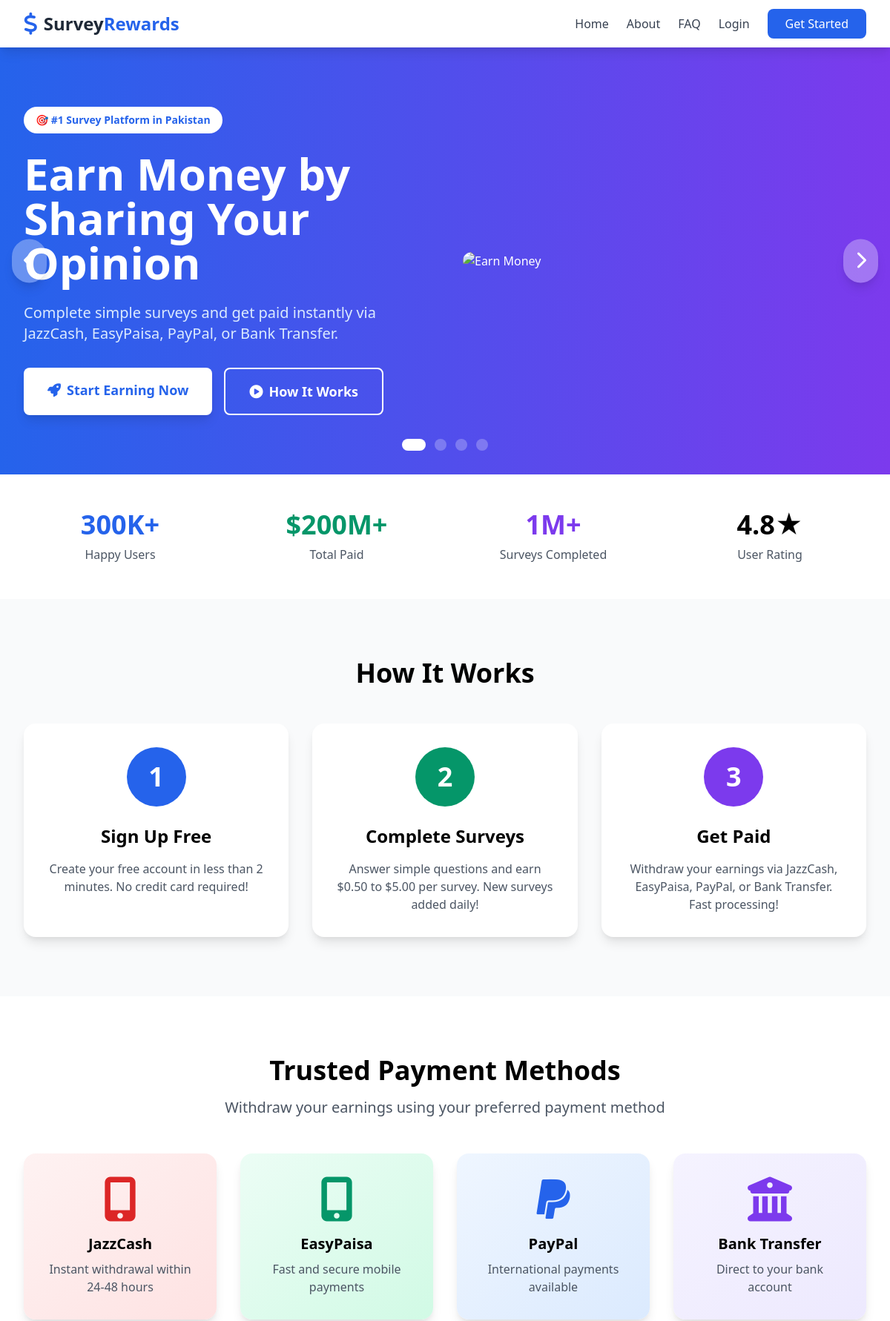
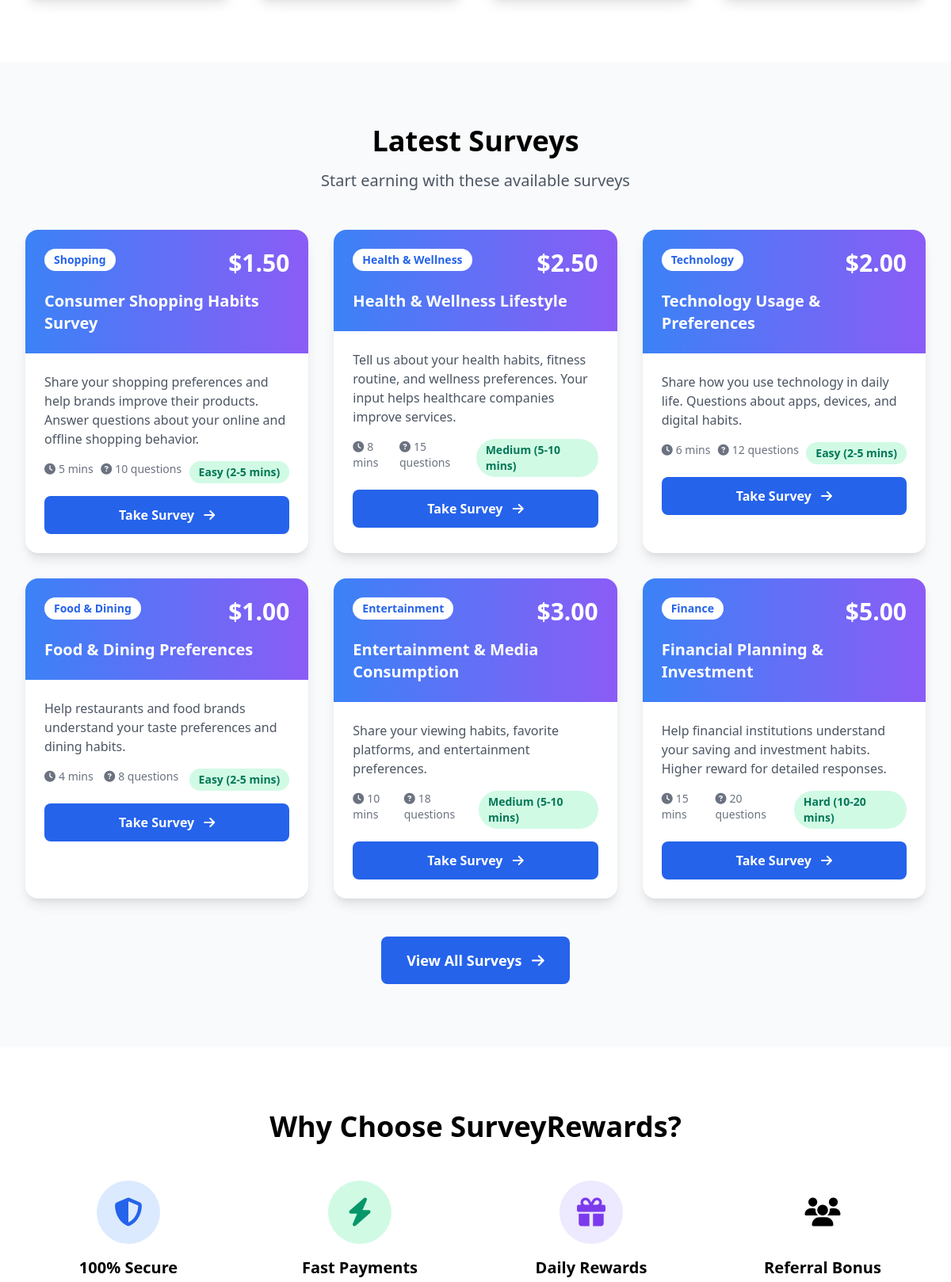
The page / (upper part) on the database its author committed (2 pictures, top to bottom).
### surveys/models.py (models this page shows, shortened)
class Survey(models.Model):
    CATEGORY_CHOICES = [
        ('health', 'Health & Wellness'),
        ('tech', 'Technology'),
        ('shopping', 'Shopping'),
        ('finance', 'Finance'),
        ('education', 'Education'),
        ('entertainment', 'Entertainment'),
        ('food', 'Food & Dining'),
        ('travel', 'Travel'),
        ('general', 'General'),
    ]
    DIFFICULTY_CHOICES = [
        ('easy', 'Easy (2-5 mins)'),
        ('medium', 'Medium (5-10 mins)'),
        ('hard', 'Hard (10-20 mins)'),
    ]
    title = models.CharField(max_length=255)
    description = models.TextField()
    category = models.CharField(max_length=50, choices=CATEGORY_CHOICES, default='general')
    difficulty = models.CharField(max_length=20, choices=DIFFICULTY_CHOICES, default='easy')
    reward = models.DecimalField(max_digits=10, decimal_places=2)
    estimated_time = models.IntegerField(help_text="Estimated time in minutes")
    questions_count = models.IntegerField(default=10)
    is_active = models.BooleanField(default=True)
    max_participants = models.IntegerField(null=True, blank=True)
    current_participants = models.IntegerField(default=0)
    created_at = models.DateTimeField(auto_now_add=True)
    expires_at = models.DateTimeField(null=True, blank=True)

### core/views.py (the view)
# urls.py: path('', views.home, name='home'),
def home(request):
    surveys = Survey.objects.filter(is_active=True)[:6]
    context = {
        'surveys': surveys,
    }
    return render(request, 'core/home.html', context)

### templates/core/home.html (shortened to what this page needs)
{% extends 'base.html' %}
{% load static %}
{% block content %}
<section class="relative overflow-hidden">
    <div id="heroSlideshow" class="relative">
        <div class="slide active bg-gradient-to-r from-blue-600 to-purple-600 text-white py-20 min-h-[600px] flex items-center">
            <div class="max-w-7xl mx-auto px-4 sm:px-6 lg:px-8 w-full">
                <div class="grid grid-cols-1 md:grid-cols-2 gap-12 items-center">
                    <div class="animate__animated animate__fadeInLeft">
                        <span class="inline-block bg-white text-blue-600 px-4 py-2 rounded-full text-sm font-semibold mb-6">🎯 #1 Survey Platform in Pakistan</span>
                        <h1 class="text-5xl md:text-6xl font-bold mb-6 leading-tight">Earn Money by Sharing Your Opinion</h1>
                        <p class="text-xl mb-8 text-blue-100">Complete simple surveys and get paid instantly via JazzCash, EasyPaisa, PayPal, or Bank Transfer.</p>
                        <div class="flex flex-col sm:flex-row space-y-4 sm:space-y-0 sm:space-x-4">
                            <a href="{% url 'register' %}" class="bg-white text-blue-600 px-8 py-4 rounded-lg font-bold text-lg hover:bg-gray-100 transition shadow-lg text-center">
                                <i class="fas fa-rocket mr-2"></i>Start Earning Now
                            </a>
                            <a href="#how-it-works" class="border-2 border-white text-white px-8 py-4 rounded-lg font-bold text-lg hover:bg-white hover:text-blue-600 transition text-center">
                                <i class="fas fa-play-circle mr-2"></i>How It Works
                            </a>
                        </div>
                    </div>
                    <div class="hidden md:block">
                        <img src="https://images.unsplash.com/photo-1551836022-d5d88e9218df?w=600&h=500&fit=crop" alt="Earn Money" class="rounded-2xl shadow-2xl transform hover:scale-105 transition duration-500">
                    </div>
                </div>
            </div>
        </div>
    </div>
    <button id="prevSlide" class="absolute left-4 top-1/2 transform -translate-y-1/2 bg-white bg-opacity-30 hover:bg-opacity-50 text-white p-4 rounded-full shadow-lg transition backdrop-blur-sm">
        <i class="fas fa-chevron-left text-2xl"></i>
    </button>
    <button id="nextSlide" class="absolute right-4 top-1/2 transform -translate-y-1/2 bg-white bg-opacity-30 hover:bg-opacity-50 text-white p-4 rounded-full shadow-lg transition backdrop-blur-sm">
        <i class="fas fa-chevron-right text-2xl"></i>
    </button>
    <div class="absolute bottom-8 left-1/2 transform -translate-x-1/2 flex space-x-3">
        <button class="slide-dot active w-4 h-4 rounded-full bg-white transition-all duration-300" data-slide="0"></button>
        <button class="slide-dot w-4 h-4 rounded-full bg-white bg-opacity-50 transition-all duration-300" data-slide="1"></button>
        <button class="slide-dot w-4 h-4 rounded-full bg-white bg-opacity-50 transition-all duration-300" data-slide="2"></button>
        <button class="slide-dot w-4 h-4 rounded-full bg-white bg-opacity-50 transition-all duration-300" data-slide="3"></button>
    </div>
</section>
<section class="py-12 bg-white shadow-md">
    <div class="max-w-7xl mx-auto px-4 sm:px-6 lg:px-8">
        <div class="grid grid-cols-2 md:grid-cols-4 gap-8 text-center">
            <div>
                <p class="text-4xl font-bold text-blue-600">300K+</p>
                <p class="text-gray-600 mt-2">Happy Users</p>
            </div>
            <div>
                <p class="text-4xl font-bold text-green-600">$200M+</p>
                <p class="text-gray-600 mt-2">Total Paid</p>
            </div>
            <div>
                <p class="text-4xl font-bold text-purple-600">1M+</p>
                <p class="text-gray-600 mt-2">Surveys Completed</p>
            </div>
            <div>
                <p class="text-4xl font-bold text-orange-600">4.8★</p>
                <p class="text-gray-600 mt-2">User Rating</p>
            </div>
        </div>
    </div>
</section>
<section id="how-it-works" class="py-20 bg-gray-50">
    <div class="max-w-7xl mx-auto px-4 sm:px-6 lg:px-8">
        <h2 class="text-4xl font-bold text-center mb-12">How It Works</h2>
        <div class="grid grid-cols-1 md:grid-cols-3 gap-8">
            <div class="bg-white p-8 rounded-2xl shadow-lg text-center hover:shadow-2xl transition">
                <div class="bg-blue-600 text-white w-20 h-20 rounded-full flex items-center justify-center mx-auto mb-6 text-4xl font-bold">
                    1
                </div>
                <h3 class="text-2xl font-bold mb-4">Sign Up Free</h3>
                <p class="text-gray-600">Create your free account in less than 2 minutes. No credit card required!</p>
            </div>
            <div class="bg-white p-8 rounded-2xl shadow-lg text-center hover:shadow-2xl transition">
                <div class="bg-green-600 text-white w-20 h-20 rounded-full flex items-center justify-center mx-auto mb-6 text-4xl font-bold">
                    2
                </div>
                <h3 class="text-2xl font-bold mb-4">Complete Surveys</h3>
                <p class="text-gray-600">Answer simple questions and earn $0.50 to $5.00 per survey. New surveys added daily!</p>
            </div>
            <div class="bg-white p-8 rounded-2xl shadow-lg text-center hover:shadow-2xl transition">
                <div class="bg-purple-600 text-white w-20 h-20 rounded-full flex items-center justify-center mx-auto mb-6 text-4xl font-bold">
                    3
                </div>
                <h3 class="text-2xl font-bold mb-4">Get Paid</h3>
                <p class="text-gray-600">Withdraw your earnings via JazzCash, EasyPaisa, PayPal, or Bank Transfer. Fast processing!</p>
            </div>
        </div>
    </div>
</section>
<section class="py-20 bg-white">
    <div class="max-w-7xl mx-auto px-4 sm:px-6 lg:px-8">
        <h2 class="text-4xl font-bold text-center mb-4">Trusted Payment Methods</h2>
        <p class="text-xl text-center text-gray-600 mb-12">Withdraw your earnings using your preferred payment method</p>
        <div class="grid grid-cols-2 md:grid-cols-4 gap-8">
            <div class="bg-gradient-to-br from-red-50 to-red-100 p-8 rounded-2xl text-center shadow-lg hover:shadow-2xl transition">
                <i class="fas fa-mobile-alt text-6xl text-red-600 mb-4"></i>
                <h3 class="text-xl font-bold mb-2">JazzCash</h3>
                <p class="text-gray-600">Instant withdrawal within 24-48 hours</p>
            </div>
            <div class="bg-gradient-to-br from-green-50 to-green-100 p-8 rounded-2xl text-center shadow-lg hover:shadow-2xl transition">
                <i class="fas fa-mobile-alt text-6xl text-green-600 mb-4"></i>
                <h3 class="text-xl font-bold mb-2">EasyPaisa</h3>
                <p class="text-gray-600">Fast and secure mobile payments</p>
            </div>
            <div class="bg-gradient-to-br from-blue-50 to-blue-100 p-8 rounded-2xl text-center shadow-lg hover:shadow-2xl transition">
                <i class="fab fa-paypal text-6xl text-blue-600 mb-4"></i>
                <h3 class="text-xl font-bold mb-2">PayPal</h3>
                <p class="text-gray-600">International payments available</p>
            </div>
            <div class="bg-gradient-to-br from-purple-50 to-purple-100 p-8 rounded-2xl text-center shadow-lg hover:shadow-2xl transition">
                <i class="fas fa-university text-6xl text-purple-600 mb-4"></i>
                <h3 class="text-xl font-bold mb-2">Bank Transfer</h3>
                <p class="text-gray-600">Direct to your bank account</p>
            </div>
        </div>
    </div>
</section>
{% if surveys %}
<section class="py-20 bg-gray-50">
    <div class="max-w-7xl mx-auto px-4 sm:px-6 lg:px-8">
        <h2 class="text-4xl font-bold text-center mb-4">Latest Surveys</h2>
        <p class="text-xl text-center text-gray-600 mb-12">Start earning with these available surveys</p>
        <div class="grid grid-cols-1 md:grid-cols-3 gap-8">
            {% for survey in surveys %}
            <div class="bg-white rounded-2xl shadow-lg overflow-hidden hover:shadow-2xl transition transform hover:-translate-y-2">
                <div class="bg-gradient-to-r from-blue-500 to-purple-500 p-6 text-white">
                    <div class="flex justify-between items-start mb-4">
                        <span class="bg-white text-blue-600 px-3 py-1 rounded-full text-sm font-semibold">{{ survey.get_category_display }}</span>
                        <span class="text-3xl font-bold">${{ survey.reward }}</span>
                    </div>
                    <h3 class="text-xl font-bold">{{ survey.title }}</h3>
                </div>
                <div class="p-6">
                    <p class="text-gray-600 mb-4">{{ survey.description|truncatewords:20 }}</p>
                    <div class="flex justify-between text-sm text-gray-500 mb-4">
                        <span><i class="fas fa-clock mr-1"></i>{{ survey.estimated_time }} mins</span>
                        <span><i class="fas fa-question-circle mr-1"></i>{{ survey.questions_count }} questions</span>
                        <span class="bg-green-100 text-green-700 px-3 py-1 rounded-full font-semibold">{{ survey.get_difficulty_display }}</span>
                    </div>
                    <a href="{% url 'register' %}" class="block text-center bg-blue-600 hover:bg-blue-700 text-white py-3 rounded-lg font-semibold transition">
                        Take Survey <i class="fas fa-arrow-right ml-2"></i>
                    </a>
                </div>
            </div>
            {% endfor %}
        </div>
        <div class="text-center mt-12">
            <a href="{% url 'register' %}" class="inline-block bg-blue-600 hover:bg-blue-700 text-white px-8 py-4 rounded-lg font-bold text-lg transition">
                View All Surveys <i class="fas fa-arrow-right ml-2"></i>
            </a>
        </div>
    </div>
</section>
{% endif %}
<section class="py-20 bg-white">
    <div class="max-w-7xl mx-auto px-4 sm:px-6 lg:px-8">
        <h2 class="text-4xl font-bold text-center mb-12">Why Choose SurveyRewards?</h2>
        <div class="grid grid-cols-1 md:grid-cols-2 lg:grid-cols-4 gap-8">
            <div class="text-center">
                <div class="bg-blue-100 w-20 h-20 rounded-full flex items-center justify-center mx-auto mb-4">
                    <i class="fas fa-shield-alt text-4xl text-blue-600"></i>
                </div>
                <h3 class="text-xl font-bold mb-2">100% Secure</h3>
            </div>
            <div class="text-center">
                <div class="bg-green-100 w-20 h-20 rounded-full flex items-center justify-center mx-auto mb-4">
                    <i class="fas fa-bolt text-4xl text-green-600"></i>
                </div>
                <h3 class="text-xl font-bold mb-2">Fast Payments</h3>
            </div>
            <div class="text-center">
                <div class="bg-purple-100 w-20 h-20 rounded-full flex items-center justify-center mx-auto mb-4">
                    <i class="fas fa-gift text-4xl text-purple-600"></i>
                </div>
                <h3 class="text-xl font-bold mb-2">Daily Rewards</h3>
            </div>
            <div class="text-center">
                <div class="bg-orange-100 w-20 h-20 rounded-full flex items-center justify-center mx-auto mb-4">
                    <i class="fas fa-users text-4xl text-orange-600"></i>
                </div>
                <h3 class="text-xl font-bold mb-2">Referral Bonus</h3>
            </div>
        </div>
    </div>
</section>
{% endblock %}

### static/css/style.css (style rules this page uses)
html { scroll-behavior: smooth; }

### templates/core/home.html (style rules this page uses)
.slide { display: none; opacity: 0; transition: opacity 0.8s ease-in-out; }
.slide.active { display: block; opacity: 1; }
.slide-dot { cursor: pointer; }
.slide-dot.active { background: white; width: 2rem; opacity: 1; }

### rows shown on the page
Survey: category "Shopping", reward "1.50", title "Consumer Shopping Habits Survey", description "Share your shopping preferences and help brands improve their products. Answer questions about your online and offline shopping behavior.", estimated_time "5", questions_count "10", difficulty "Easy (2-5 mins)"
Survey: category "Health & Wellness", reward "2.50", title "Health & Wellness Lifestyle", description "Tell us about your health habits, fitness routine, and wellness preferences. Your input helps healthcare companies improve services.", estimated_time "8", questions_count "15", difficulty "Medium (5-10 mins)"
Survey: category "Technology", reward "2.00", title "Technology Usage & Preferences", description "Share how you use technology in daily life. Questions about apps, devices, and digital habits.", estimated_time "6", questions_count "12", difficulty "Easy (2-5 mins)"
Survey: category "Food & Dining", reward "1.00", title "Food & Dining Preferences", description "Help restaurants and food brands understand your taste preferences and dining habits.", estimated_time "4", questions_count "8", difficulty "Easy (2-5 mins)"
Survey: category "Entertainment", reward "3.00", title "Entertainment & Media Consumption", description "Share your viewing habits, favorite platforms, and entertainment preferences.", estimated_time "10", questions_count "18", difficulty "Medium (5-10 mins)"
Survey: category "Finance", reward "5.00", title "Financial Planning & Investment", description "Help financial institutions understand your saving and investment habits. Higher reward for detailed responses.", estimated_time "15", questions_count "20", difficulty "Hard (10-20 mins)"
